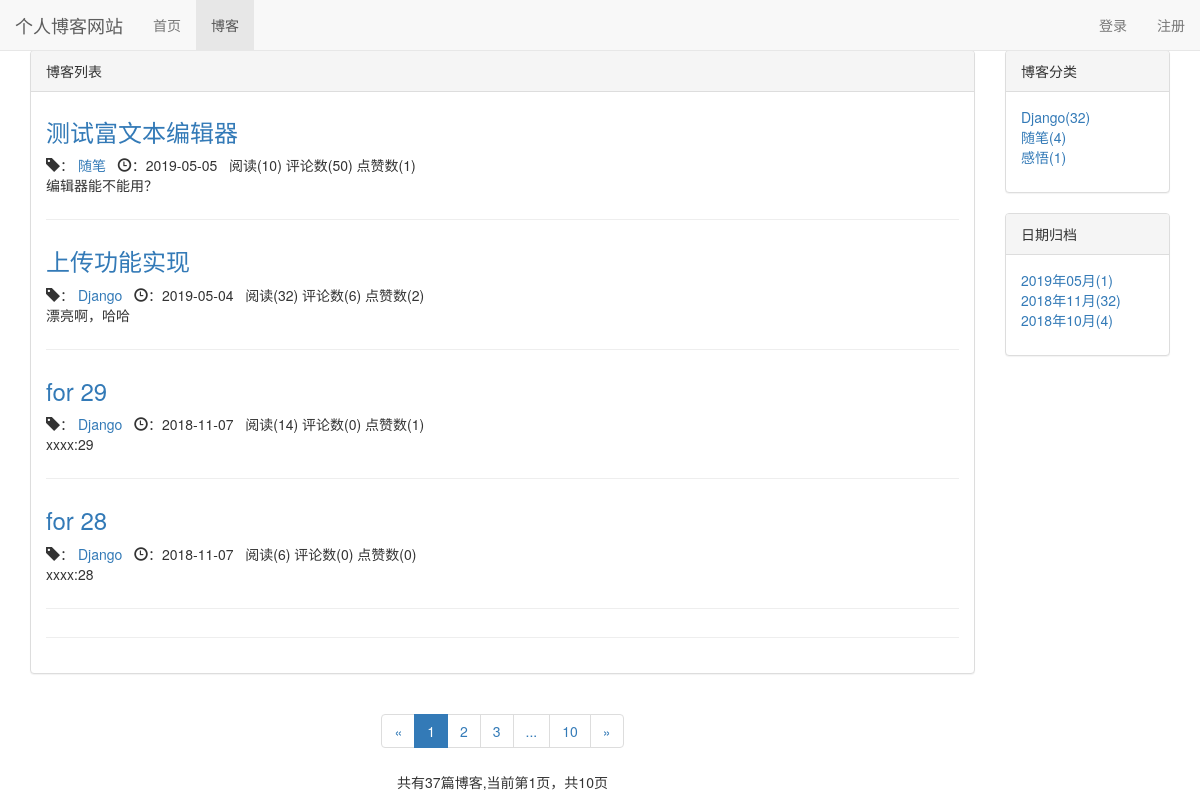
Screenshot of /blog/ with the database file from the repository.
### blog/models.py (models this page shows, shortened)
class Blog(models.Model,ReadNumExpandMethod):
    title = models.CharField(max_length=50)
    blog_type = models.ForeignKey(BlogType,on_delete=models.DO_NOTHING)
    content = RichTextUploadingField()#允许上传图片的字段
    author = models.ForeignKey(User,on_delete=models.DO_NOTHING)
    read_details = GenericRelation(ReadDetail)  #关联这个模型，可以直接访问该模型中的数据
    create_time = models.DateTimeField(auto_now_add=True)
    last_updated_time = models.DateTimeField(auto_now=True)
    class Meta:
        ordering = ['-create_time']

class BlogType(models.Model):
    type_name = models.CharField(max_length=15)
    def __str__(self):
        return self.type_name #在后台管理界面显示的信息

### read_account/models.py (models this page shows)
class ReadNum(models.Model):
    read_num = models.IntegerField(default=0)
    content_type = models.ForeignKey(ContentType, on_delete=models.DO_NOTHING)  # do_nothing删除不会影响到关联的数据表  关联对应模型
    object_id = models.PositiveIntegerField() #对应模型的主键值
    content_object = GenericForeignKey('content_type', 'object_id')  # 将上面2个字段统一起来变成通用外键

### likes/models.py (models this page shows)
class LikeCount(models.Model):
    content_type = models.ForeignKey(ContentType, on_delete=models.DO_NOTHING)
    object_id = models.PositiveIntegerField()  #
    content_object = GenericForeignKey('content_type', 'object_id')
    liked_num = models.IntegerField(default=0)

### blog/views.py (the view)
# urls.py: path('',views.blog_list,name='blog_list'),
def blog_list(request):  # 博客列表
    blogs_all_list = Blog.objects.all()
    context = get_blog_list_common_data(request, blogs_all_list)
    return render(request, 'blog/blog_list.html', context)

### comment/templatetags/comment_tags.py (called while the page is built)
@register.simple_tag
def get_comment_count(obj):
    content_type = ContentType.objects.get_for_model(obj)
    return Comment.objects.filter(content_type=content_type,object_id=obj.pk).count()

### likes/templatetags/likes_tags.py (called while the page is built)
@register.simple_tag
def get_like_count(obj):
    content_type = ContentType.objects.get_for_model(obj)
    like_count,created =  LikeCount.objects.get_or_create(content_type=content_type,object_id = obj.pk)
    return like_count.liked_num

### read_account/models.py (called while the page is built)
    def get_read_num(self):
        try:
            ct = ContentType.objects.get_for_model(self)
            readnum = ReadNum.objects.get(content_type=ct, object_id=self.pk)
            return readnum.read_num
        except exceptions.ObjectDoesNotExist:
            return 0

### blog/templates/blog/blog_list.html (shortened to what this page needs)
{% extends 'base.html' %}
{% block nav_blog_active %}
active
{% endblock %}
{% load staticfiles %}
{% load comment_tags %}
{% load likes_tags %}
{% block header_extends %}
    <link rel="stylesheet" href="{% static 'blog/blog.css' %}">
{% endblock %}
{% block content %}
	<div class="container">
		<div class="row">
			<div class="col-xs-12 col-sm-8 col-md-9 col-lg-10">
				<div class="panel panel-default">
                   <div class="panel-heading">{% block blog_list_title %}博客列表{% endblock%}</div>
                     <div class="panel-body">
							{% for blog in blogs %}
							<div class="blog">
								<a href="{% url 'blog_detail' blog.pk %}"><h3>{{blog.title}}</h3></a>
								<p class="blog-info">
								<span class="glyphicon glyphicon-tag"></span>：<a href="{% url 'blogs_with_type' blog.blog_type.pk %}"> {{ blog.blog_type }}</a>&nbsp;&nbsp;
									<span class="glyphicon glyphicon-time"></span>：{{blog.last_updated_time| date:'Y-m-d' }}
                                    &nbsp;&nbsp;阅读({{ blog.get_read_num }})
                                        评论数({% get_comment_count blog %})
                                    点赞数({% get_like_count blog %})
								</p>
								<p>{{blog.content|striptags|truncatechars:120}}</p>
                            </div>
								{% empty %}
								<div class="blog">
									<h3>暂无博客，敬请期待</h3>
								</div>
							{% endfor %}
							<hr/>
                    </div>
                </div>
                <div class="paginator">
                	<ul class="pagination">
                	    <li>
                	    	{% if page_of_blogs.has_previous %}
                                <a href="?page={{page_of_blogs.previous_page_number}}" aria-label="Previous">
                	        <span aria-hidden="true">&laquo;</span>
                	      </a>
                	    	{% else %}
                                <span aria-hidden="true">&laquo;</span>
                	    	{% endif %}
                	    </li>
                	    	{% for page_num in page_range %}
                               {% if page_num == page_of_blogs.number %}
                                   <li class="active"><span>{{ page_num }}</span></li>
                               {% elif page_num == '...' %}
                                   <li><span>{{ page_num }}</span></li>
                               {% else %}
                                   <li><a href="?page={{ page_num }}">{{ page_num }}</a></li>
                               {% endif %}
                	    	{% endfor %}
                	    	<li>
                	    	{% if page_of_blogs.has_next %}
                                <a href="?page={{page_of_blogs.next_page_number}}" aria-label="Next">
                	        <span aria-hidden="true">&raquo;</span>
                	      </a>
                	    	{% else %}
                                <span aria-hidden="true">&raquo;</span>
                	    	{% endif %}
                	    </li>
                	  </ul>
                	  <p>共有{{ page_of_blogs.paginator.count}}篇博客,当前第{{ page_of_blogs.number }}页，共{{ page_of_blogs.paginator.num_pages}}页</p>
                </div>
			</div>
			<div class="hidden-xs col-sm-4 col-md-3 col-lg-2">
				<div class="panel panel-default">
                   <div class="panel-heading">博客分类</div>
                     <div class="panel-body">
	                     <ul class="blog-types" >
							{% for blog_type in blog_types %}
								<li><a href="{% url 'blogs_with_type' blog_type.pk %}"> {{ blog_type.type_name }}({{ blog_type.blog_count }})</a></li>
							{% empty %}
								<li>暂无分类</li>
							{% endfor %}
				        </ul>
                    </div>
                </div>
                <div class="panel panel-default">
                	<div class="panel-heading">日期归档</div>
                	<div class="panel-body">
                		<ul>
                			{% for blog_date,blog_count in blog_dates.items %}
                			<li><a href="{% url 'blogs_with_date' blog_date.year blog_date.month %}">{{ blog_date|date:"Y年m月" }}({{blog_count}})</a></li>
                			{% endfor %}
                		</ul>
                	</div>
                </div>
			</div>
		</div>
	</div>
{% endblock %}

### templates/base.html (shortened to what this page needs)
{% load staticfiles%}
<!DOCTYPE html>
<html lang="zh-CN">
<head>
    <link rel="stylesheet" href="{% static 'base.css' %}">
    <link rel="stylesheet" type="text/css" href="{% static 'bootstrap-3.3.7/css/bootstrap.min.css'%}">
    {% block header_extends %}{% endblock %}
</head>
<body>
	<div class="navbar navbar-default navbar-fixed-top" role="navigation">
		<div class="container-fluid">
			<div class="navbar-header">
				<a href="{% url 'home' %}" class="navbar-brand">个人博客网站</a>
			</div>
			<div id="navbar-collapse" class="collapse navbar-collapse" >
				<ul class="nav navbar-nav">
				    <li class="{% block nav_home_active %}{% endblock %}"><a href="{% url 'home' %}">首页</a></li>
				    <li class="{% block nav_blog_active %}{% endblock %}"><a href="{% url 'blog_list' %}">博客</a></li>
			    </ul>
                <ul class="nav navbar-nav navbar-right">
                    {% if not user.is_authenticated %}
                        <li><a href="{% url 'login' %}?from={{ request.get_full_path }}">登录</a></li>
                        <li><a href="{% url 'register' %}?from={{ request.get_full_path }}">注册</a></li>
                    {% endif %}
                </ul>
			</div>
		</div>
	</div>
    {% block content %}{% endblock %}
</body>
</html>

### static/base.css (style rules this page uses)
* { margin: 0; padding: 0; }
body { padding-top:50px!important; }
ul li { list-style-type: none!important; }

### blog/static/blog/blog.css (style rules this page uses)
ul.blog-types { list-style-type: none; }
div.blog:not(:last-child) { margin-bottom: 2em; padding-bottom: 1em; border-bottom: 1px solid #eee; }
div.blog h3 { margin-top: 0.5em; }
div.blog p.blog-info { margin-bottom: 0; }
div.paginator { text-align: center; }

### rows the page displays
Blog: title "测试富文本编辑器", blog_type "随笔", last_updated_time "2019-05-05", get_read_num "10", id "50", id.liked_num "1", content "编辑器能不能用？"
Blog: title "上传功能实现", blog_type "Django", last_updated_time "2019-05-04", get_read_num "32", id "6", id.liked_num "2", content "漂亮啊，哈哈"
Blog: title "for 29", blog_type "Django", last_updated_time "2018-11-07", get_read_num "14", id "0", id.liked_num "1", content "xxxx:29"
Blog: title "for 28", blog_type "Django", last_updated_time "2018-11-07", get_read_num "6", id "0", id.liked_num "0", content "xxxx:28"
BlogType: type_name "Django", blog_count "32"
BlogType: type_name "随笔", blog_count "4"
BlogType: type_name "感悟", blog_count "1"

### other values shown
{{ page_num }} "1"
{{ page_num }} "2" "3" "10"
{{ page_num }} "..."
{{ page_of_blogs.paginator.count }} "37"
{{ page_of_blogs.number }} "1"
{{ page_of_blogs.paginator.num_pages }} "10"
{{ blog_date|date:"Y年m月" }} "2019年05月" "2018年11月" "2018年10月"
{{ blog_count }} "1" "32" "4"
